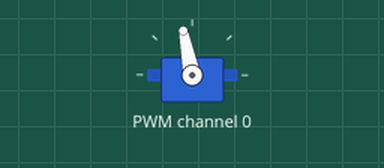
This program was run on a simulated Raspberry Pi (BCM pin numbers). Parts: servo. Servo angles are drawn from the pulse width (0.5 ms = 0°, 2.5 ms = 180°); library files of the repository ran but are not shown: PCA9685.py; what the program prints to the terminal is not drawn.

Above: at 0.05 s.
At 2.0 s:
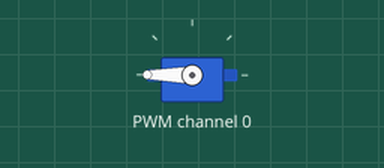
At 4.0 s:
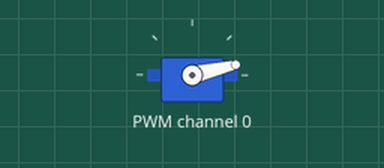
Timing chart, 0 to 5.2 s (numbered marks = the images above):
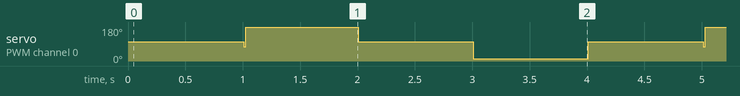

The program:

servo_pca9685.py
```python
#!/usr/bin/python
# This is an example for the I2C device PCA9685
import sys
sys.path.append('../../pca9685/python')  # Add path to library of PCA9685

from PCA9685 import PWM
from time import sleep
import traceback

print("Start turning...")
print("Press CTRL-C to stop.")
try:
    pwm = PWM(frequency=50, servo_max_pulse_width=0.0026, servo_min_pulse_width=0.00065,
              servo_max_angle=90, servo_min_angle=-90)
    while True:
        pwm.change_servo_angle(0, 0)
        sleep(1)
        pwm.change_servo_angle(0, 90)
        sleep(1)
        pwm.change_servo_angle(0, 0)
        sleep(1)
        pwm.change_servo_angle(0, -90)
        sleep(1)

except (KeyboardInterrupt, ValueError) as e:
    pwm.change_servo_angle(0, 0)
    sleep(1)
    pwm.stop()
    print()
    if type(e) == ValueError:
        print(str(e))
    else:
        print("Done!")
except:
    traceback.print_exc()
```

Measured:
- by itself, servo on PWM channel 0: repeats every 4.0 s: 180° 0.98 s, 101° 1.0 s, 13° 1.0 s, 101° 1.0 s, 76° 0.02 s
